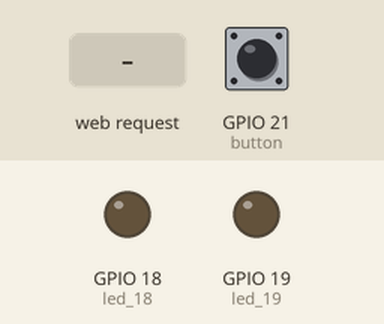
This program was run on a simulated ESP32 board running MicroPython. Shown: output pins drawn as LEDs (lit = HIGH). The test bench sets the inputs (shaded band); at power-on: GPIO 21 (button) HIGH. The board's own WiFi access point starts at once; what the program prints to the serial console is not drawn.

Above: at 2.2 s.
2.3 s: HTTP request GET /api/gpio18/toggle received
At 3.5 s:
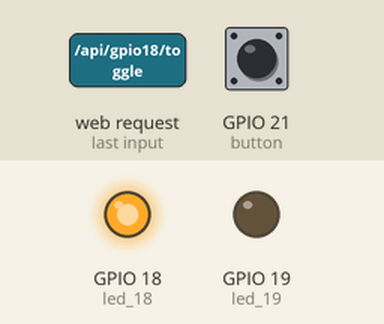
3.8 s: HTTP request GET /api/gpio19/toggle received
At 5.0 s:
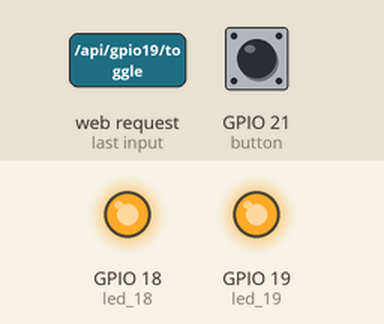
5.3 s: HTTP request GET /api/gpio18/toggle received
At 6.3 s:
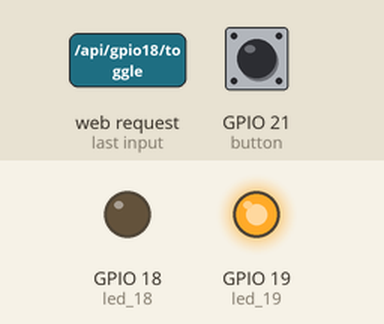
Timing chart, 0 to 8.3 s (numbered marks = the images above; inputs shaded):
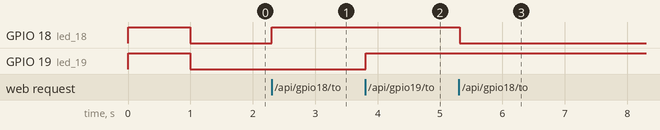

The program:

main.py
```python
import network
import time
import socket
import json
from machine import Pin

led_18 = Pin(18, Pin.OUT)
led_19 = Pin(19, Pin.OUT)
button = Pin(21, Pin.IN, Pin.PULL_UP)

led_18.value(1)
led_19.value(1)
time.sleep(1)
led_18.value(0)
led_19.value(0)

print("[WIFI] Starting ESP32 Hotspot...")
ap = network.WLAN(network.AP_IF)
ap.active(True)
ap.config(essid="esp32_hotspot", password="pass_1234", authmode=3)

while not ap.active():
    time.sleep(1)

print(f"[WIFI] Hotspot Active! IP: {ap.ifconfig()[0]}")

s = socket.socket(socket.AF_INET, socket.SOCK_STREAM)
s.setsockopt(socket.SOL_SOCKET, socket.SO_REUSEADDR, 1)
s.bind(('', 80))
s.listen(5)
s.setblocking(False)

last_btn_state = button.value()
event_counter = 1
latest_event = {
    "id": event_counter,
    "event": "System Initialized",
    "state": "IDLE",
    "source": "System",
    "device_id": "SYS-000"
}

def serve_file(conn, filepath, content_type):
    try:
        with open(filepath, 'r') as f:
            content = f.read()
        conn.send(f"HTTP/1.1 200 OK\r\nContent-Type: {content_type}\r\n\r\n{content}")
    except OSError:
        conn.send("HTTP/1.1 404 Not Found\r\nContent-Type: text/plain\r\n\r\nFile Not Found")

print("[SYSTEM] Standalone Web Server Running...")

while True:
    current_btn_state = button.value()
    if current_btn_state != last_btn_state:
        time.sleep_ms(20)
        current_btn_state = button.value()
        if current_btn_state != last_btn_state:
            last_btn_state = current_btn_state
            state_str = "Pressed" if current_btn_state == 0 else "Released"
            event_counter += 1
            latest_event = {
                "id": event_counter,
                "event": f"GPIO 21 Button {state_str}",
                "state": state_str,
                "source": "Physical Button",
                "device_id": "HW-GPIO21"
            }

    try:
        conn, addr = s.accept()
        request = conn.recv(1024).decode()

        if 'GET / ' in request or 'GET /index.html' in request:
            serve_file(conn, 'templates/index.html', 'text/html')

        elif 'styles.css' in request:
            serve_file(conn, 'static/styles.css', 'text/css')

        elif 'script.js' in request:
            serve_file(conn, 'static/script.js', 'application/javascript')

        elif 'GET /api/status' in request:
            status = {"18": "ON" if led_18.value() else "OFF", "19": "ON" if led_19.value() else "OFF"}
            conn.send(f"HTTP/1.1 200 OK\r\nContent-Type: application/json\r\n\r\n{json.dumps(status)}")

        elif '/api/gpio18/toggle' in request or '/api/gpio19/toggle' in request:
            pin_num = '18' if 'gpio18' in request else '19'
            target_pin = led_18 if pin_num == '18' else led_19

            target_pin.value(not target_pin.value())
            state_str = "ON" if target_pin.value() else "OFF"

            source_device = "Web Dashboard"
            device_id = "UNKNOWN"

            for line in request.split('\r\n'):
                if line.startswith("X-Device-Source:"):
                    source_device = line.split(":", 1)[1].strip()
                elif line.startswith("X-Device-ID:"):
                    device_id = line.split(":", 1)[1].strip()

            event_counter += 1
            latest_event = {
                "id": event_counter,
                "event": f"Pin {pin_num} toggled {state_str}",
                "state": state_str,
                "source": source_device,
                "device_id": device_id
            }

            conn.send(f"HTTP/1.1 200 OK\r\nContent-Type: application/json\r\n\r\n{json.dumps({'pin': pin_num, 'state': state_str})}")

        elif 'GET /api/latest-event' in request:
            conn.send(f"HTTP/1.1 200 OK\r\nContent-Type: application/json\r\n\r\n{json.dumps(latest_event)}")

        else:
            conn.send("HTTP/1.1 404 Not Found\r\n\r\nNot Found")

        conn.close()
    except OSError:
        pass

    time.sleep(0.05)
```

Measured:
- after the input at 2.3 s, GPIO 18 (led_18): LOW → HIGH at once
- after the input at 3.8 s, GPIO 19 (led_19): LOW → HIGH at once
- after the input at 5.3 s, GPIO 18 (led_18): HIGH → LOW at once
